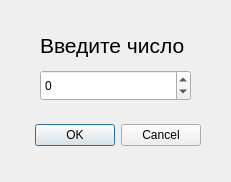
<?xml version="1.0" encoding="UTF-8"?>
<ui version="4.0">
 <class>DialogInputPushBack</class>
 <widget class="QDialog" name="DialogInputPushBack">
  <property name="geometry">
   <rect>
    <x>0</x>
    <y>0</y>
    <width>231</width>
    <height>182</height>
   </rect>
  </property>
  <property name="windowTitle">
   <string>Dialog</string>
  </property>
  <widget class="QDialogButtonBox" name="buttonBox">
   <property name="geometry">
    <rect>
     <x>30</x>
     <y>120</y>
     <width>171</width>
     <height>31</height>
    </rect>
   </property>
   <property name="orientation">
    <enum>Qt::Horizontal</enum>
   </property>
   <property name="standardButtons">
    <set>QDialogButtonBox::Cancel|QDialogButtonBox::Ok</set>
   </property>
  </widget>
  <widget class="QLabel" name="label">
   <property name="geometry">
    <rect>
     <x>40</x>
     <y>30</y>
     <width>151</width>
     <height>31</height>
    </rect>
   </property>
   <property name="font">
    <font>
     <pointsize>16</pointsize>
    </font>
   </property>
   <property name="text">
    <string>Введите число</string>
   </property>
  </widget>
  <widget class="QSpinBox" name="spinBox">
   <property name="geometry">
    <rect>
     <x>40</x>
     <y>70</y>
     <width>151</width>
     <height>31</height>
    </rect>
   </property>
   <property name="minimum">
    <number>-1000000</number>
   </property>
   <property name="maximum">
    <number>1000000</number>
   </property>
  </widget>
 </widget>
 <resources/>
 <connections>
  <connection>
   <sender>buttonBox</sender>
   <signal>accepted()</signal>
   <receiver>DialogInputPushBack</receiver>
   <slot>accept()</slot>
   <hints>
    <hint type="sourcelabel">
     <x>248</x>
     <y>254</y>
    </hint>
    <hint type="destinationlabel">
     <x>157</x>
     <y>274</y>
    </hint>
   </hints>
  </connection>
  <connection>
   <sender>buttonBox</sender>
   <signal>rejected()</signal>
   <receiver>DialogInputPushBack</receiver>
   <slot>reject()</slot>
   <hints>
    <hint type="sourcelabel">
     <x>316</x>
     <y>260</y>
    </hint>
    <hint type="destinationlabel">
     <x>286</x>
     <y>274</y>
    </hint>
   </hints>
  </connection>
 </connections>
</ui>
